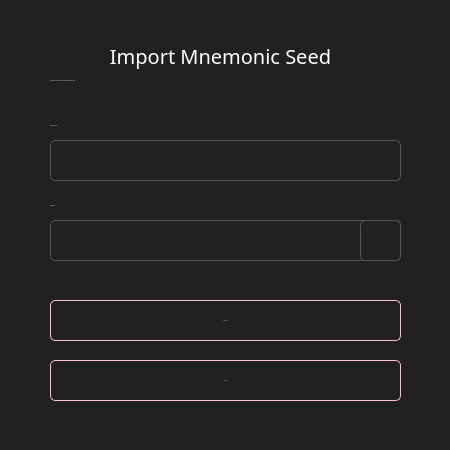
<?xml version="1.0" encoding="UTF-8"?>
<ui version="4.0">
 <class>ImportSeed</class>
 <widget class="QDialog" name="ImportSeed">
  <property name="geometry">
   <rect>
    <x>0</x>
    <y>0</y>
    <width>450</width>
    <height>450</height>
   </rect>
  </property>
  <property name="windowTitle">
   <string>Import :: Mnemonic Seed</string>
  </property>
  <property name="styleSheet">
   <string notr="true">background-color: #212121; color: #ddd; border: 0px; font-family: Poppins;</string>
  </property>
  <widget class="QGroupBox" name="groupBox">
   <property name="geometry">
    <rect>
     <x>0</x>
     <y>0</y>
     <width>450</width>
     <height>450</height>
    </rect>
   </property>
   <property name="styleSheet">
    <string notr="true"/>
   </property>
   <property name="title">
    <string/>
   </property>
   <widget class="QLabel" name="label_4">
    <property name="geometry">
     <rect>
      <x>50</x>
      <y>70</y>
      <width>351</width>
      <height>21</height>
     </rect>
    </property>
    <property name="font">
     <font>
      <family>Poppins</family>
      <pointsize>-1</pointsize>
     </font>
    </property>
    <property name="styleSheet">
     <string notr="true">color: #ddd;border-right: 0px;</string>
    </property>
    <property name="text">
     <string>Recreate your wallet with the 25 word mnemonic seed</string>
    </property>
   </widget>
   <widget class="QLabel" name="label_3">
    <property name="geometry">
     <rect>
      <x>60</x>
      <y>40</y>
      <width>321</width>
      <height>31</height>
     </rect>
    </property>
    <property name="font">
     <font>
      <family>Poppins</family>
      <pointsize>-1</pointsize>
     </font>
    </property>
    <property name="styleSheet">
     <string notr="true">color: #fff;
border-right: 0px;
font-size: 20px;</string>
    </property>
    <property name="text">
     <string>Import Mnemonic Seed</string>
    </property>
    <property name="alignment">
     <set>Qt::AlignCenter</set>
    </property>
   </widget>
   <widget class="QLabel" name="label">
    <property name="geometry">
     <rect>
      <x>50</x>
      <y>110</y>
      <width>351</width>
      <height>31</height>
     </rect>
    </property>
    <property name="font">
     <font>
      <family>Poppins</family>
      <pointsize>-1</pointsize>
     </font>
    </property>
    <property name="styleSheet">
     <string notr="true">color: #ddd;border-right: 0px;</string>
    </property>
    <property name="text">
     <string>Mnemonic Seed</string>
    </property>
   </widget>
   <widget class="QLineEdit" name="m_seed">
    <property name="geometry">
     <rect>
      <x>50</x>
      <y>140</y>
      <width>351</width>
      <height>41</height>
     </rect>
    </property>
    <property name="minimumSize">
     <size>
      <width>0</width>
      <height>31</height>
     </size>
    </property>
    <property name="font">
     <font>
      <family>Poppins</family>
      <pointsize>-1</pointsize>
     </font>
    </property>
    <property name="styleSheet">
     <string notr="true">padding: 3px; border: 1px solid #555; border-radius: 5px;   color: #aaa;</string>
    </property>
    <property name="text">
     <string/>
    </property>
   </widget>
   <widget class="QLabel" name="label_2">
    <property name="geometry">
     <rect>
      <x>50</x>
      <y>190</y>
      <width>351</width>
      <height>31</height>
     </rect>
    </property>
    <property name="font">
     <font>
      <family>Poppins</family>
      <pointsize>-1</pointsize>
     </font>
    </property>
    <property name="styleSheet">
     <string notr="true">color: #ddd;border-right: 0px;</string>
    </property>
    <property name="text">
     <string>Wallet Path</string>
    </property>
   </widget>
   <widget class="QLineEdit" name="m_pathEdit">
    <property name="geometry">
     <rect>
      <x>50</x>
      <y>220</y>
      <width>351</width>
      <height>41</height>
     </rect>
    </property>
    <property name="minimumSize">
     <size>
      <width>0</width>
      <height>31</height>
     </size>
    </property>
    <property name="font">
     <font>
      <family>Poppins</family>
      <pointsize>-1</pointsize>
     </font>
    </property>
    <property name="styleSheet">
     <string notr="true">padding: 3px; border: 1px solid #555; border-radius: 5px;   color: #aaa;</string>
    </property>
    <property name="text">
     <string/>
    </property>
   </widget>
   <widget class="QPushButton" name="m_okButton">
    <property name="geometry">
     <rect>
      <x>50</x>
      <y>300</y>
      <width>351</width>
      <height>41</height>
     </rect>
    </property>
    <property name="minimumSize">
     <size>
      <width>125</width>
      <height>31</height>
     </size>
    </property>
    <property name="font">
     <font>
      <family>Poppins</family>
      <pointsize>-1</pointsize>
     </font>
    </property>
    <property name="styleSheet">
     <string notr="true">QPushButton#m_okButton
{
    color: pink; ;
    border: 1px solid pink;
    
    border-radius: 5px; 
}

QPushButton#m_okButton:hover
{
    color:#FFD700; ;
    border: 1px solid pink;
    
    border-radius: 5px;
    
}</string>
    </property>
    <property name="text">
     <string>IMPORT</string>
    </property>
   </widget>
   <widget class="QPushButton" name="m_cancelButton">
    <property name="geometry">
     <rect>
      <x>50</x>
      <y>360</y>
      <width>351</width>
      <height>41</height>
     </rect>
    </property>
    <property name="minimumSize">
     <size>
      <width>125</width>
      <height>31</height>
     </size>
    </property>
    <property name="font">
     <font>
      <family>Poppins</family>
      <pointsize>-1</pointsize>
     </font>
    </property>
    <property name="styleSheet">
     <string notr="true">QPushButton#m_cancelButton
{
    color: pink; ;
    border: 1px solid pink;
    
    border-radius: 5px; 
}

QPushButton#m_cancelButton:hover
{
    color:#FFD700; ;
    border: 1px solid pink;
    
    border-radius: 5px;
    
}</string>
    </property>
    <property name="text">
     <string>CANCEL</string>
    </property>
   </widget>
   <widget class="QToolButton" name="m_selectPathButton">
    <property name="geometry">
     <rect>
      <x>360</x>
      <y>220</y>
      <width>41</width>
      <height>41</height>
     </rect>
    </property>
    <property name="font">
     <font>
      <family>Poppins</family>
      <pointsize>-1</pointsize>
     </font>
    </property>
    <property name="styleSheet">
     <string notr="true">padding: 3px; border: 1px solid #555; border-radius: 5px;   color: #aaa;</string>
    </property>
    <property name="text">
     <string>...</string>
    </property>
   </widget>
  </widget>
 </widget>
 <resources/>
 <connections>
  <connection>
   <sender>m_okButton</sender>
   <signal>clicked()</signal>
   <receiver>ImportSeed</receiver>
   <slot>accept()</slot>
   <hints>
    <hint type="sourcelabel">
     <x>570</x>
     <y>103</y>
    </hint>
    <hint type="destinationlabel">
     <x>323</x>
     <y>65</y>
    </hint>
   </hints>
  </connection>
  <connection>
   <sender>m_cancelButton</sender>
   <signal>clicked()</signal>
   <receiver>ImportSeed</receiver>
   <slot>reject()</slot>
   <hints>
    <hint type="sourcelabel">
     <x>439</x>
     <y>103</y>
    </hint>
    <hint type="destinationlabel">
     <x>323</x>
     <y>65</y>
    </hint>
   </hints>
  </connection>
  <connection>
   <sender>m_selectPathButton</sender>
   <signal>clicked()</signal>
   <receiver>ImportSeed</receiver>
   <slot>selectPathClicked()</slot>
   <hints>
    <hint type="sourcelabel">
     <x>380</x>
     <y>240</y>
    </hint>
    <hint type="destinationlabel">
     <x>224</x>
     <y>224</y>
    </hint>
   </hints>
  </connection>
 </connections>
 <slots>
  <slot>selectPathClicked()</slot>
 </slots>
</ui>
